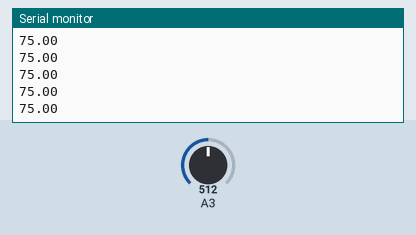
The sketch below on a simulated Arduino Uno, built with avr-gcc and run on an emulated ATmega328P. On the bench: the last lines printed to the serial monitor. Inputs (shaded band) come from the test bench; at power-on: A3 = 512.

Above: at 0.9 s.
1.0 s: A3 set to 716
At 1.01 s:
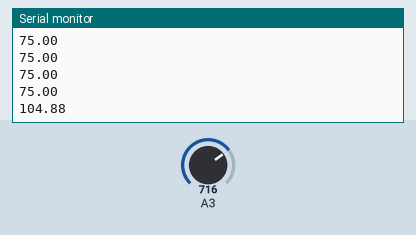
2.5 s: A3 set to 900
At 2.52 s:
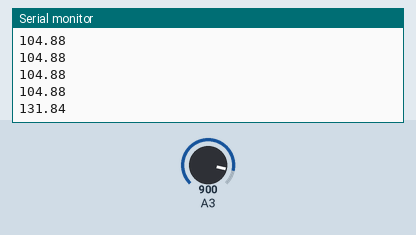
Timing chart, 0 to 5.5 s (numbered marks = the images above; inputs shaded):
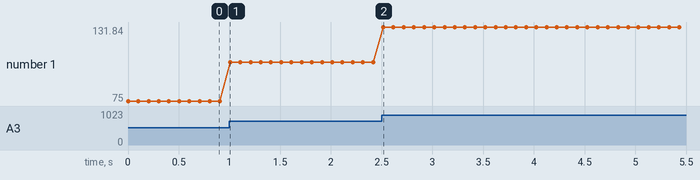

Measured:
- after the input at 1.0 s, the serial monitor: prints a new line at once (image 1)
- after the input at 2.5 s, the serial monitor: prints a new line at once (image 2)
- plotted number 1: 75 → 104.88 after the input at 1.0 s, 104.88 → 131.84 after the input at 2.5 s

The sketch:

Current.ino
```cpp
#include <Wire.h>
#include <SPI.h>

#include <Gadgeteering.h>

#include <Mainboards/FEZMedusaShield3D.h>
#include <Modules/Current.h>

using namespace gadgeteering;
using namespace gadgeteering::mainboards;
using namespace gadgeteering::modules;

void loop()
{

}

void setup()
{
	Serial.begin(9600);

	fez_medusa_shield_3d board;
	current sensor(1);

	while(true)
	{
		Serial.print(sensor.get_current_reading()); Serial.println("");

		system::sleep(100);
	}

	return;
}
```
